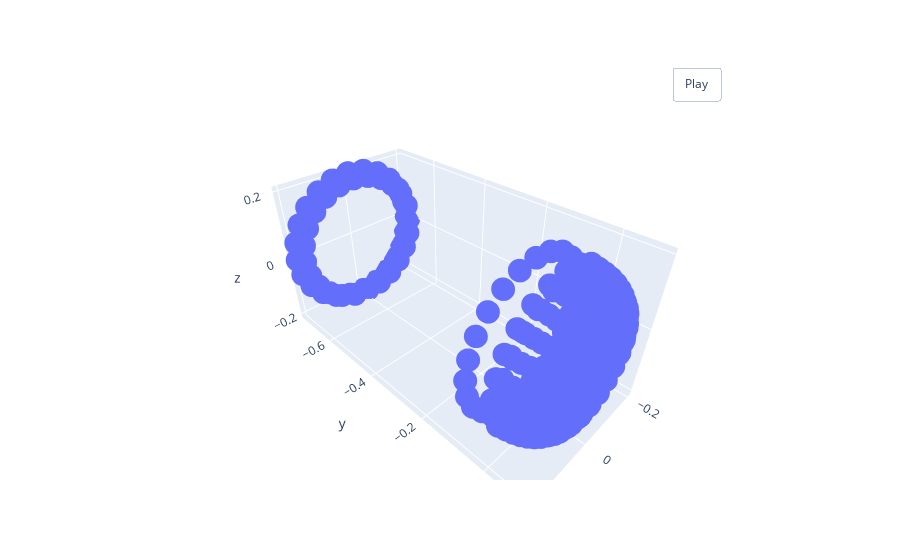

Here is the notebook cell this chart was saved with:
### Code cell
visualize_rotate([go.Scatter3d(x=x, y=y, z=z, mode='markers')]).show()

### Figure 1 — Plotly figure (JSON) as saved in the notebook; plotly's stock layout.template omitted (floating-point values rounded to 4 significant figures; data arrays with more than 128 entries replaced by an {"elided": "..."} marker saying what was removed)
{"data": [{"mode": "markers", "type": "scatter3d", "x": {"elided": "888 float values"}, "y": {"elided": "888 float values"}, "z": {"elided": "888 float values"}}], "layout": {"updatemenus": [{"buttons": [{"args": [null, {"frame": {"duration": 50, "redraw": true}, "fromcurrent": true, "mode": "immediate", "transition": {"duration": 0}}], "label": "Play", "method": "animate"}], "pad": {"r": 10, "t": 45}, "showactive": false, "type": "buttons", "x": 0.8, "xanchor": "left", "y": 1, "yanchor": "bottom"}]}}
